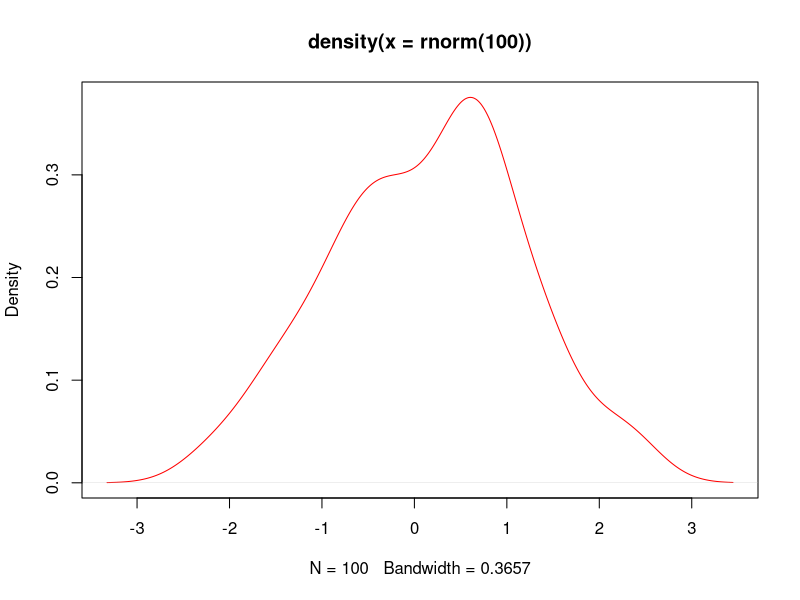

This chart was generated by the following R code:
#Графическая подсистема
plot(density(rnorm(100)),col="red")
#Способы задания переменной значения
x=5
x<-5
assign("x",5)
x
# Команды и базовые функции function c()
x<-c(1,3,6,7);
# типы векторов
char<-c("8","edge","turn8k");
logic<-c(TRUE,FALSE,TRUE,FALSE)
# Динамическая типизация
dynam<-c(8,"dds", TRUE)
dynam<-c(1,0,1,1,TRUE)
dynam
# Пример позиционных функций: log(x,base)
log(x,10)
# Пример именных функций: log(base=base,x)
log(base=10,x)
# Логические операции ,<,<=,>=,==
x=10
x<5
x>5
x==10
# Маетматические операции +, -, *, /, ^, sin(), cos(), sqrt(), log()
x^10
# Задание
x=10/(5-5)
x
# Правила повтора векторов (Recycling Rule)
x<-c(2,4,5,3,-4,0)
x*5
y<-c(5,3)
x*y
z<-c(1,2,3,4)
x*z
# Измерение длинны вектора
length(x)
# Больше базовых функций log(), mean(), min(), max(), sum(), prod(), abs()
x<-c(3,4,6,-7,8)
mean = sum(x)/ length(x)
mean
# Последовательности
x=2:10
y=5:1
z=-5:10
w=-5:-10
x
y
z
w
# Последовательности seq(from=,to=,by=)
z=seq(2,5,.5)
x=seq(3,9.1,.1)
y=seq(9,3,-.2)
length(x)
length(y)
x*y
# Последовательности rep(x, times=)
x=c("A","B","C")
rep(x,4)
# Логические вектора mode(x)
x<-1:10
y<-x<=-5
mode(x)
mode(y)
mode(mode(x))
#Индексация векторов
x=1:20
x[2]
x[0]
x[5:9]
x[c(3,7,8,9,20)]
x[-19]
x[-(1:6)]
x[x>10]
x[TRUE]
y=c(TRUE,FALSE)
x[y]
#Добавление элементов к вектору
vector<-c()
v2<-c(TRUE,FALSE,TRUE,TRUE,FALSE,TRUE)
vector=c(v2,vector);
vector=c(F,vector);
x=1:3
x=c(5,x)
x
# Имена элементов векторов
x=1:5
names(x)
names(x)<-c("Первый","Второй","Третий","Четвертый","Первый")
names(x)
x["Первый"]
# Свойства векторов length() names() mode()
log(3) == log(3, base=exp(1))
x=seq(5,100,.1)
x[length(x)]
# Функции sort и order
x<-c(-10,2,78,34,-98,23,0,-8)
order(x)
sort(x)
sort(x) == x[order(x)]
log(exp(1))